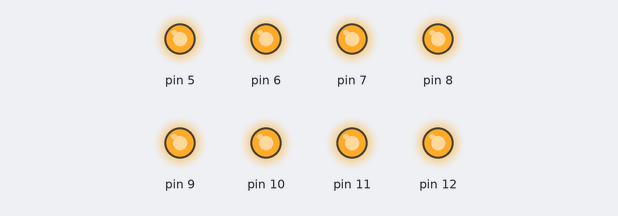
Bench run of a sketch on a simulated Arduino Uno, built with avr-gcc and run on an emulated ATmega328P. Shown: output pins drawn as LEDs (lit = HIGH).

Above: at 0.1 s.
Timing chart, 0 to 1.6 s (numbered marks = the images above):
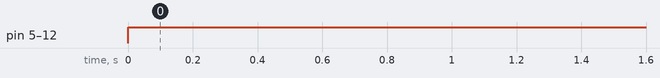

Measured:
- by itself, pin 5–12: LOW → HIGH at 0.00 s

The sketch:

UartNode.ino
```cpp
#include <SoftwareSerial.h>

#define stcp  3//5//
#define shcp  4//16//
#define ds 2//4//

void setup()
{
   Serial.begin(9600);
   pinMode(shcp, OUTPUT);
   pinMode(stcp, OUTPUT);
   pinMode(ds, OUTPUT);
   pinMode(5, OUTPUT);
   pinMode(6, OUTPUT);
   pinMode(7, OUTPUT);
   pinMode(8, OUTPUT);
   pinMode(9, OUTPUT);
   pinMode(10, OUTPUT);
   pinMode(11, OUTPUT);
   pinMode(12, OUTPUT);
}
void loop()
{
  digitalWrite(5,HIGH);
  digitalWrite(6,HIGH);
  digitalWrite(7,HIGH);
  digitalWrite(8,HIGH);
  digitalWrite(9,HIGH);
  digitalWrite(10,HIGH);
  digitalWrite(11,HIGH);
  digitalWrite(12,HIGH);

  if(Serial.available()) // if data is coming
  {
//     Serial.write(Serial.read());
       if(Serial.read()=='a')
       {

        digitalWrite(ds,1);
        digitalWrite(shcp,1);
        digitalWrite(shcp,0);
        digitalWrite(stcp,1);
        digitalWrite(stcp,0);

//        delay(2000);
//        digitalWrite(ds,0);
//        digitalWrite(shcp,1);
//        digitalWrite(shcp,0);
//        digitalWrite(stcp,1);
//        digitalWrite(stcp,0);
//
//  delay(2000);

//        Serial.print("hello");
       }
   }
//  Serial.print('a');
//  digitalWrite(12,LOW);
//  delay(1000);
 }
```
